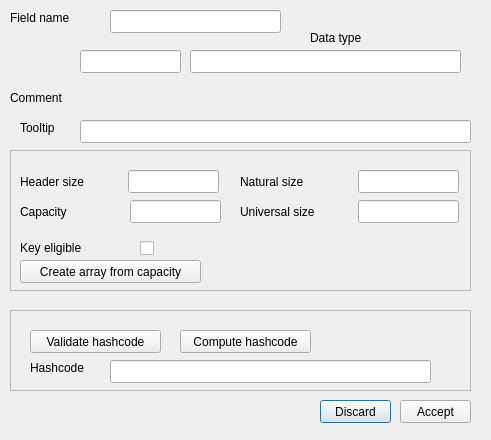
<?xml version="1.0" encoding="UTF-8"?>
<ui version="4.0">
 <class>ZFieldDLg</class>
 <widget class="QDialog" name="ZFieldDLg">
  <property name="geometry">
   <rect>
    <x>0</x>
    <y>0</y>
    <width>491</width>
    <height>440</height>
   </rect>
  </property>
  <property name="windowTitle">
   <string>Dialog</string>
  </property>
  <widget class="QLabel" name="fieldlabel">
   <property name="geometry">
    <rect>
     <x>10</x>
     <y>10</y>
     <width>81</width>
     <height>16</height>
    </rect>
   </property>
   <property name="text">
    <string>Field name</string>
   </property>
  </widget>
  <widget class="QLineEdit" name="ZTypeLEd">
   <property name="geometry">
    <rect>
     <x>80</x>
     <y>50</y>
     <width>101</width>
     <height>23</height>
    </rect>
   </property>
   <property name="readOnly">
    <bool>true</bool>
   </property>
  </widget>
  <widget class="QLabel" name="label">
   <property name="geometry">
    <rect>
     <x>310</x>
     <y>30</y>
     <width>101</width>
     <height>16</height>
    </rect>
   </property>
   <property name="text">
    <string>Data type</string>
   </property>
  </widget>
  <widget class="QLineEdit" name="ZTypeStrLEd">
   <property name="geometry">
    <rect>
     <x>190</x>
     <y>50</y>
     <width>271</width>
     <height>23</height>
    </rect>
   </property>
   <property name="readOnly">
    <bool>true</bool>
   </property>
  </widget>
  <widget class="QLineEdit" name="FieldNameLEd">
   <property name="geometry">
    <rect>
     <x>110</x>
     <y>10</y>
     <width>171</width>
     <height>23</height>
    </rect>
   </property>
  </widget>
  <widget class="QPushButton" name="DiscardBTn">
   <property name="geometry">
    <rect>
     <x>320</x>
     <y>400</y>
     <width>71</width>
     <height>23</height>
    </rect>
   </property>
   <property name="text">
    <string>Discard</string>
   </property>
  </widget>
  <widget class="QPushButton" name="AcceptBTn">
   <property name="geometry">
    <rect>
     <x>400</x>
     <y>400</y>
     <width>71</width>
     <height>23</height>
    </rect>
   </property>
   <property name="text">
    <string>Accept</string>
   </property>
  </widget>
  <widget class="QWidget" name="ZTypeListWDg" native="true">
   <property name="geometry">
    <rect>
     <x>10</x>
     <y>40</y>
     <width>61</width>
     <height>41</height>
    </rect>
   </property>
  </widget>
  <widget class="QLabel" name="label_8">
   <property name="geometry">
    <rect>
     <x>20</x>
     <y>120</y>
     <width>61</width>
     <height>16</height>
    </rect>
   </property>
   <property name="text">
    <string>Tooltip</string>
   </property>
  </widget>
  <widget class="QLineEdit" name="TooltipLEd">
   <property name="geometry">
    <rect>
     <x>80</x>
     <y>120</y>
     <width>391</width>
     <height>23</height>
    </rect>
   </property>
  </widget>
  <widget class="QFrame" name="SizeFRm">
   <property name="geometry">
    <rect>
     <x>10</x>
     <y>150</y>
     <width>461</width>
     <height>141</height>
    </rect>
   </property>
   <property name="frameShape">
    <enum>QFrame::StyledPanel</enum>
   </property>
   <property name="frameShadow">
    <enum>QFrame::Raised</enum>
   </property>
   <widget class="QLabel" name="label_3">
    <property name="geometry">
     <rect>
      <x>10</x>
      <y>20</y>
      <width>141</width>
      <height>23</height>
     </rect>
    </property>
    <property name="text">
     <string>Header size</string>
    </property>
   </widget>
   <widget class="QLineEdit" name="HeaderSizeLEd">
    <property name="geometry">
     <rect>
      <x>118</x>
      <y>20</y>
      <width>91</width>
      <height>23</height>
     </rect>
    </property>
    <property name="readOnly">
     <bool>true</bool>
    </property>
   </widget>
   <widget class="QLabel" name="label_2">
    <property name="geometry">
     <rect>
      <x>230</x>
      <y>20</y>
      <width>81</width>
      <height>23</height>
     </rect>
    </property>
    <property name="text">
     <string>Natural size</string>
    </property>
   </widget>
   <widget class="QLineEdit" name="NaturalLEd">
    <property name="geometry">
     <rect>
      <x>348</x>
      <y>20</y>
      <width>101</width>
      <height>23</height>
     </rect>
    </property>
   </widget>
   <widget class="QLabel" name="label_4">
    <property name="geometry">
     <rect>
      <x>230</x>
      <y>50</y>
      <width>121</width>
      <height>23</height>
     </rect>
    </property>
    <property name="text">
     <string>Universal size</string>
    </property>
   </widget>
   <widget class="QLineEdit" name="UniversalLEd">
    <property name="geometry">
     <rect>
      <x>348</x>
      <y>50</y>
      <width>101</width>
      <height>23</height>
     </rect>
    </property>
   </widget>
   <widget class="QLabel" name="label_5">
    <property name="geometry">
     <rect>
      <x>10</x>
      <y>50</y>
      <width>121</width>
      <height>23</height>
     </rect>
    </property>
    <property name="text">
     <string>Capacity</string>
    </property>
   </widget>
   <widget class="QLineEdit" name="CapacityLEd">
    <property name="geometry">
     <rect>
      <x>120</x>
      <y>50</y>
      <width>91</width>
      <height>23</height>
     </rect>
    </property>
   </widget>
   <widget class="QCheckBox" name="KeyEligibleCHk">
    <property name="enabled">
     <bool>true</bool>
    </property>
    <property name="geometry">
     <rect>
      <x>130</x>
      <y>90</y>
      <width>16</width>
      <height>16</height>
     </rect>
    </property>
    <property name="toolTip">
     <string extracomment="defines wether field may be part of a key or not"/>
    </property>
    <property name="text">
     <string/>
    </property>
   </widget>
   <widget class="QLabel" name="label_7">
    <property name="geometry">
     <rect>
      <x>10</x>
      <y>90</y>
      <width>91</width>
      <height>16</height>
     </rect>
    </property>
    <property name="toolTip">
     <string extracomment="defines wether field may be part of a key or not"/>
    </property>
    <property name="text">
     <string>Key eligible</string>
    </property>
   </widget>
   <widget class="QPushButton" name="CreateArrayBTn">
    <property name="geometry">
     <rect>
      <x>10</x>
      <y>110</y>
      <width>181</width>
      <height>23</height>
     </rect>
    </property>
    <property name="text">
     <string>Create array from capacity</string>
    </property>
   </widget>
   <widget class="QLabel" name="KeyEligibleLBl">
    <property name="geometry">
     <rect>
      <x>170</x>
      <y>90</y>
      <width>281</width>
      <height>16</height>
     </rect>
    </property>
    <property name="toolTip">
     <string extracomment="defines wether field may be part of a key or not"/>
    </property>
    <property name="text">
     <string/>
    </property>
   </widget>
  </widget>
  <widget class="QLabel" name="CommentLBl">
   <property name="geometry">
    <rect>
     <x>10</x>
     <y>90</y>
     <width>451</width>
     <height>16</height>
    </rect>
   </property>
   <property name="text">
    <string>Comment</string>
   </property>
  </widget>
  <widget class="QFrame" name="HashcodeFRm">
   <property name="geometry">
    <rect>
     <x>10</x>
     <y>310</y>
     <width>461</width>
     <height>81</height>
    </rect>
   </property>
   <property name="frameShape">
    <enum>QFrame::StyledPanel</enum>
   </property>
   <property name="frameShadow">
    <enum>QFrame::Raised</enum>
   </property>
   <widget class="QPushButton" name="ValidateHashBTn">
    <property name="geometry">
     <rect>
      <x>20</x>
      <y>20</y>
      <width>131</width>
      <height>23</height>
     </rect>
    </property>
    <property name="text">
     <string>Validate hashcode</string>
    </property>
   </widget>
   <widget class="QLineEdit" name="HashcodeLEd">
    <property name="geometry">
     <rect>
      <x>100</x>
      <y>50</y>
      <width>321</width>
      <height>23</height>
     </rect>
    </property>
    <property name="readOnly">
     <bool>true</bool>
    </property>
   </widget>
   <widget class="QPushButton" name="ComputeBTn">
    <property name="geometry">
     <rect>
      <x>170</x>
      <y>20</y>
      <width>131</width>
      <height>23</height>
     </rect>
    </property>
    <property name="text">
     <string>Compute hashcode</string>
    </property>
   </widget>
   <widget class="QLabel" name="label_6">
    <property name="geometry">
     <rect>
      <x>20</x>
      <y>50</y>
      <width>91</width>
      <height>16</height>
     </rect>
    </property>
    <property name="text">
     <string>Hashcode</string>
    </property>
   </widget>
  </widget>
 </widget>
 <tabstops>
  <tabstop>FieldNameLEd</tabstop>
  <tabstop>AcceptBTn</tabstop>
  <tabstop>DiscardBTn</tabstop>
  <tabstop>ZTypeStrLEd</tabstop>
  <tabstop>ZTypeLEd</tabstop>
 </tabstops>
 <resources/>
 <connections/>
</ui>
